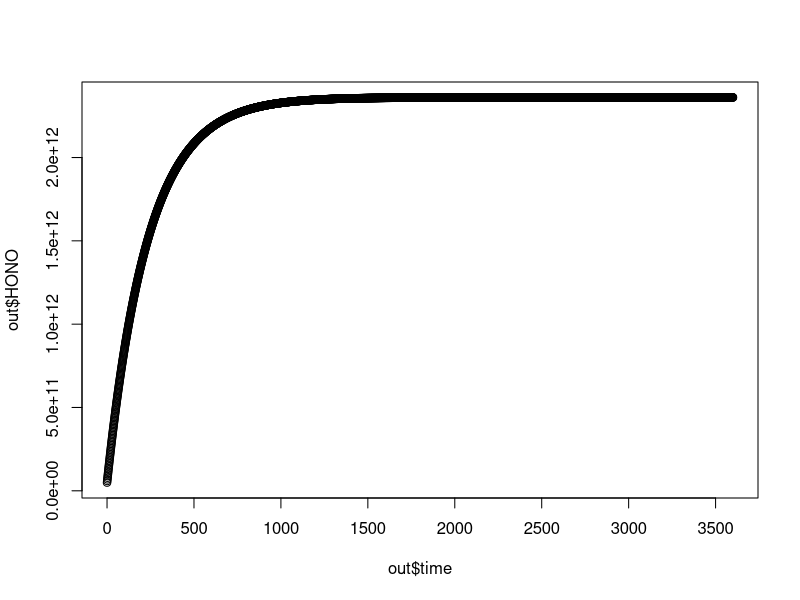

Here is the R script that generated this plot: (Note: this script raises an error after producing the figure.)
library(deSolve)

HONOCycle <- function(t, state, parameters) {
  with(as.list(c(state, parameters)),
       {
         #Rate of change
         
         dHONO <- 0.5 * k_het_NO2 * NO2 + k_HONO_surf - k_het_HONO * HONO - k_air * HONO - j_HONO * HONO
         dNO2 <- 0
         
         #return the rate of change
         list(c(dHONO, dNO2))
       })
}

times <- seq(0, 3600, by = 1)
state <- c(HONO = 2*2.46E10, NO2 = 2*2.46E10)
parameters <- c(k_het_NO2 = 4E-4, k_HONO_surf = 1E10, k_het_HONO = 4E-3, k_air = 1.4E-4, j_HONO = 1E-4)


out <- data.frame(ode(y = state, times = times, func = HONOCycle, parms = parameters, method = 'euler'))
outrealative <-  0.5 * 4E-4 * 2*2.46E10
plot(out$time, out$HONO)

head(out)

par(oma = c(0, 0, 3, 0))
plot(out, xlab = "time", ylab = "-")
plot(out[, "NO"], out[, "NO2"], pch = ".")
mtext(outer = TRUE, side = 3, "HONO", cex = 1.5)
